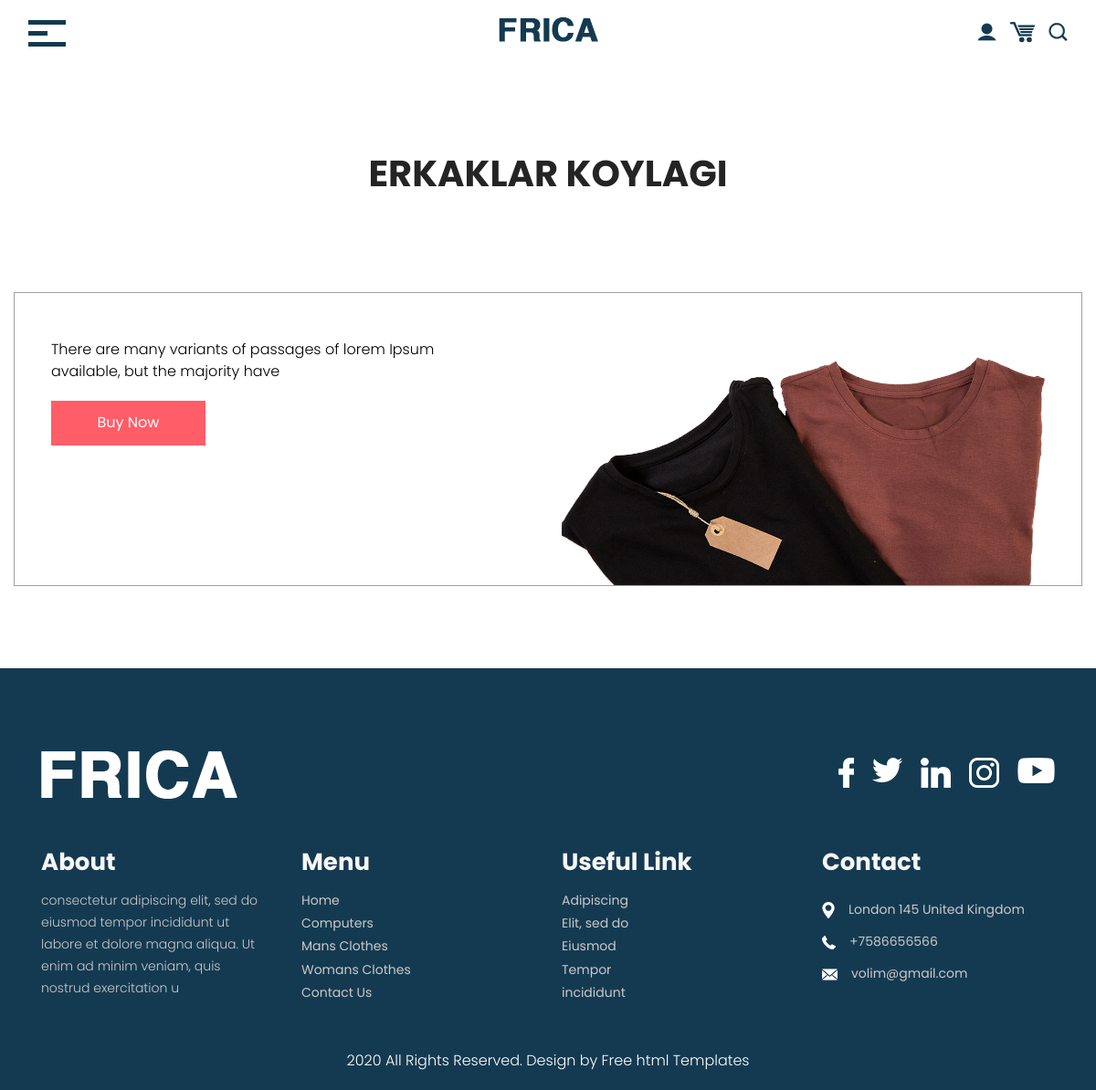
The app's page /mans_clothes/ with its own data.
### blog/models.py (models this page shows)
class Manfor(models.Model):
    status = models.TextField()
    image = models.ImageField(upload_to='manfor/')
    def __str__(self):
        return self.status

### blog/views.py (the view)
# urls.py: path('mans_clothes/', mans_clothes,  name="mans_clothes"),
def mans_clothes(request):
    manfor = Manfor.objects.all()
    print("|Erkaklar uchun -->", manfor)
    context = {
        'manfor': manfor
    }
    return render(request, 'mans_clothes.html', context=context)

### templates/mans_clothes.html
{% extends 'base.html'%}
{% load static %}
{% block content %}
      <div class="mans_section layout_padding">
         <div class="container">
            <h1 class="computers_taital">Erkaklar koylagi</h1>
         </div>
      </div>
      <div class="mans_section_2">
         <div class="container-fluid">
            <div class="mans_main">
              {% for man in manfor %}
               <div class="row">
                  <div class="col-md-6">
                     <p class="lorem_text">{{man.status}}</p>
                     <div class="read_bt"><a href="#">Buy Now</a></div>
                  </div>
                  <div class="col-md-6">
                     <div class="image_3"><img src="{{man.image.url}}"></div>
                  </div>
               </div>
               {% endfor %}
            </div>
         </div>
      </div>
{% endblock content %}

### static/css/style.css (style rules this page uses)
* { box-sizing: border-box !important; transition: ease all 0.5s; }
html { scroll-behavior: smooth; }
body { color: #666666; font-size: 14px; line-height: 1.80857; font-weight: normal; overflow-x: hidden; font-family: 'Poppins', sans-serif; }
a { color: #1f1f1f; text-decoration: none !important; outline: none !important; -webkit-transition: all .3s ease-in-out; -moz-transition: all .3s ease-in-out; -ms-transition: all .3s ease-in-out; -o-transition: all .3s ease-in-out; transition: all .3s ease-in-out; }
h1, h2, h3, h4, h5, h6 { letter-spacing: 0; font-weight: normal; position: relative; padding: 0 0 10px 0; font-weight: normal; line-height: normal; color: #111111; margin: 0 }
h1 { font-size: 24px }
*, *::after, *::before { -webkit-box-sizing: border-box; -moz-box-sizing: border-box; box-sizing: border-box; }
p { margin: 20px; font-weight: 300; font-size: 15px; line-height: 24px; }
a { color: #222222; text-decoration: none; outline: none !important; }
a, .btn { text-decoration: none !important; outline: none !important; -webkit-transition: all .3s ease-in-out; -moz-transition: all .3s ease-in-out; -ms-transition: all .3s ease-in-out; -o-transition: all .3s ease-in-out; transition: all .3s ease-in-out; }
img { max-width: 100%; height: auto; }
.layout_padding { padding-top: 90px; padding-bottom: 0px; }
.computers_taital { width: 100%; float: left; font-size: 40px; color: #252424; text-align: center; text-transform: uppercase; font-weight: bold; }
.mans_section { width: 100%; float: left; }
.mans_section_2 { width: 100%; float: left; }
.mans_main { width: 100%; float: left; border: 1px solid #9fa0a1; padding: 50px 40px 0px 40px; margin-top: 90px; }
.lorem_text { width: 80%; float: left; font-size: 16px; color: #000; margin: 0px; }
.read_bt { width: 169px; float: left; }
.read_bt a { width: 100%; float: left; font-size: 16px; color: #ffffff; background-color: #ff5d68; text-align: center; padding: 10px 0px; margin-top: 20px; font-weight: 400; }
.image_3 { width: 100%; float: left; padding-top: 20px; }

### templates/base.html (style rules this page uses)
* { box-sizing: border-box !important; transition: ease all 0.5s; }
html { scroll-behavior: smooth; }
body { color: #666666; font-size: 14px; line-height: 1.80857; font-weight: normal; overflow-x: hidden; font-family: 'Poppins', sans-serif; }
a { color: #1f1f1f; text-decoration: none !important; outline: none !important; -webkit-transition: all .3s ease-in-out; -moz-transition: all .3s ease-in-out; -ms-transition: all .3s ease-in-out; -o-transition: all .3s ease-in-out; transition: all .3s ease-in-out; }
h1, h2, h3, h4, h5, h6 { letter-spacing: 0; font-weight: normal; position: relative; padding: 0 0 10px 0; font-weight: normal; line-height: normal; color: #111111; margin: 0 }
h1 { font-size: 24px }
*, *::after, *::before { -webkit-box-sizing: border-box; -moz-box-sizing: border-box; box-sizing: border-box; }
p { margin: 20px; font-weight: 300; font-size: 15px; line-height: 24px; }
a { color: #222222; text-decoration: none; outline: none !important; }
a, .btn { text-decoration: none !important; outline: none !important; -webkit-transition: all .3s ease-in-out; -moz-transition: all .3s ease-in-out; -ms-transition: all .3s ease-in-out; -o-transition: all .3s ease-in-out; transition: all .3s ease-in-out; }
img { max-width: 100%; height: auto; }
.layout_padding { padding-top: 90px; padding-bottom: 0px; }
.computers_taital { width: 100%; float: left; font-size: 40px; color: #252424; text-align: center; text-transform: uppercase; font-weight: bold; }
.mans_section { width: 100%; float: left; }
.mans_section_2 { width: 100%; float: left; }
.mans_main { width: 100%; float: left; border: 1px solid #9fa0a1; padding: 50px 40px 0px 40px; margin-top: 90px; }
.lorem_text { width: 80%; float: left; font-size: 16px; color: #000; margin: 0px; }
.read_bt { width: 169px; float: left; }
.read_bt a { width: 100%; float: left; font-size: 16px; color: #ffffff; background-color: #ff5d68; text-align: center; padding: 10px 0px; margin-top: 20px; font-weight: 400; }
.image_3 { width: 100%; float: left; padding-top: 20px; }

### records on screen
Manfor: status "There are many variants of passages of lorem Ipsum available, but the majority have", image (picture)
